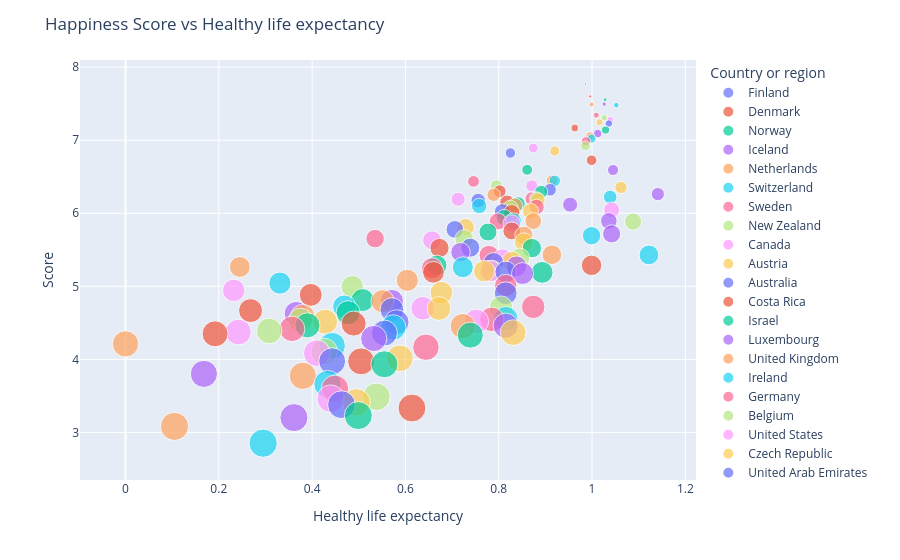

The cell this chart's notebook holds for it:
### Markdown cell above
MINI CHALLENGE #4: 
- Plot a similar type of plots for 'Healthy life expectancy' and 'Score'

### Code cell
fig = px.scatter(happy_df, x = 'Healthy life expectancy', y = "Score", size = 'Overall rank', color = "Country or region", hover_name = "Country or region",
          trendline = "ols")

fig.update_layout(title_text = 'Happiness Score vs Healthy life expectancy')
fig.show()
